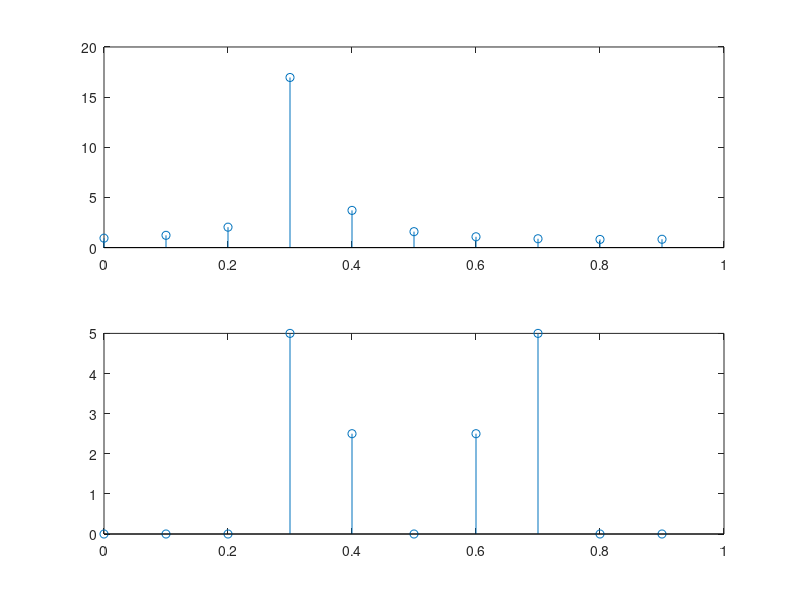
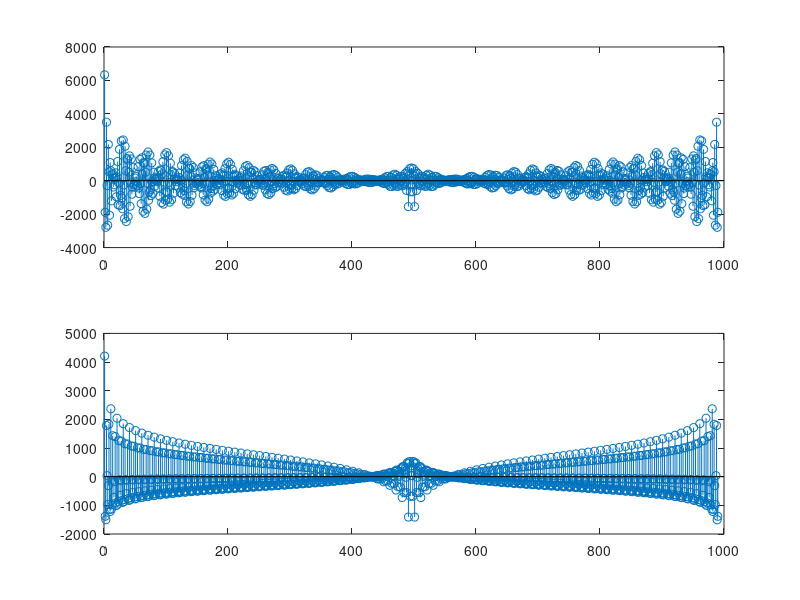
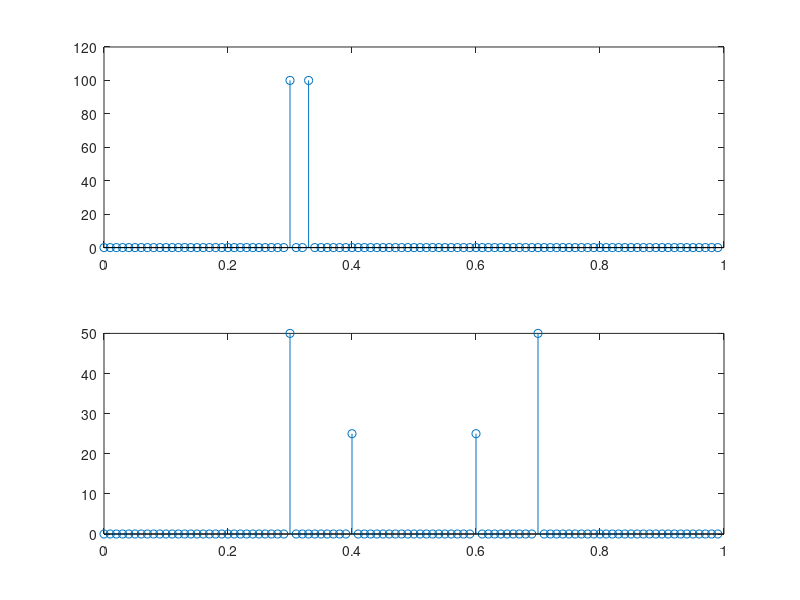
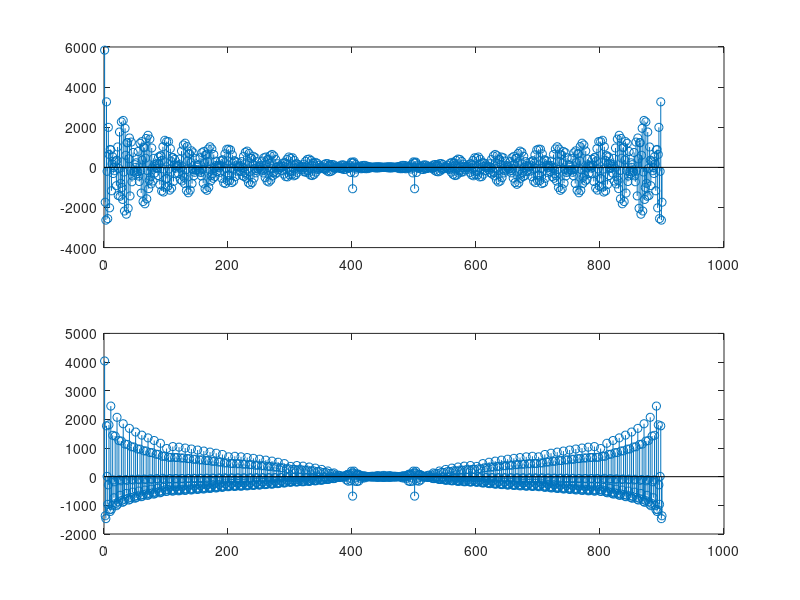

Reproduce these figures in MATLAB, in order.
%% Lab5 PartA
%1
clc;
N = 10;
n = (0 : N-1);
x1 = exp(1i*2*pi*n*30/100) + exp(1i*2*pi*n*33/100);
x2 = cos(2*pi*n*30/100) + 0.5*cos(2*pi*n*40/100);
fr = n/N;
X1 = fft(x1);
X2 = fft(x2);

figure;
subplot(2,1,1)
stem(fr,abs(X1))
subplot(2,1,2)
stem(fr, abs(X2))

%i
% x2 has a symmetric spectrum because it is periodic and centered at 0.5
%ii 
% it is not possible to see the frequency components in x1 because the
% exponentials are non periodi. In x2 you are able to see it because it is
% periodic.
% iii 
% There are other frequency components because it is aperiodic



%2
clc;
N = 500;
n = (0 : N-1);
x1 = exp(j*2*pi*n*30/100) + exp(j*2*pi*n*33/100);
x2 = cos(2*pi*n*30/100) + 0.5*cos(2*pi*n*40/100);

x_1 = [x1,zeros(1,490)];
X_1 = fft(x_1);
x_2 = [x2,zeros(1,490)];
X_2 = fft(x_2);

figure;
subplot(2,1,1);
stem(fft(abs(X_1)));
subplot(2,1,2);
stem(fft(abs(X_2)));

% There is an improvement as you see the shape more clearly.

%3
clc;
N = 100;
n = (0 : N-1);
x1 = exp(1i*2*pi*n*30/100) + exp(1i*2*pi*n*33/100);
x2 = cos(2*pi*n*30/100) + 0.5*cos(2*pi*n*40/100);
fr = n/N;
X1 = fft(x1);
X2 = fft(x2);

figure;
subplot(2,1,1)
stem(fr,abs(X1))
subplot(2,1,2)
stem(fr, abs(X2))

%They both seem to be symmetric because they are periodic with the
%addition of the extra zeros. Now one of the zeros acts as the center
%frequency. There are more samples.


%4
N = 500;
n = (0 : N-1);
x1 = exp(j*2*pi*n*30/100) + exp(j*2*pi*n*33/100);
x2 = cos(2*pi*n*30/100) + 0.5*cos(2*pi*n*40/100);

x_1 = [x1,zeros(1,400)];
X_1 = fft(x_1);
x_2 = [x2,zeros(1,400)];
X_2 = fft(x_2);

figure;
subplot(2,1,1);
stem(fft(abs(X_1)));
subplot(2,1,2);
stem(fft(abs(X_2)));

%There is an improvement because the general shape of the signal is more
%visible.







